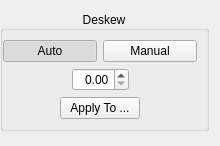
<?xml version="1.0" encoding="UTF-8"?>
<ui version="4.0">
 <class>deskew::OptionsWidget</class>
 <widget class="QWidget" name="deskew::OptionsWidget">
  <property name="geometry">
   <rect>
    <x>0</x>
    <y>0</y>
    <width>220</width>
    <height>146</height>
   </rect>
  </property>
  <property name="windowTitle">
   <string>Form</string>
  </property>
  <layout class="QVBoxLayout">
   <property name="leftMargin">
    <number>0</number>
   </property>
   <item>
    <widget class="CollapsibleGroupBox" name="deskewGroupBox">
     <property name="title">
      <string>Deskew</string>
     </property>
     <property name="alignment">
      <set>Qt::AlignCenter</set>
     </property>
     <layout class="QVBoxLayout" name="verticalLayout">
      <property name="leftMargin">
       <number>0</number>
      </property>
      <item>
       <layout class="QHBoxLayout">
        <item>
         <widget class="QPushButton" name="autoBtn">
          <property name="text">
           <string>Auto</string>
          </property>
          <property name="checkable">
           <bool>true</bool>
          </property>
          <property name="checked">
           <bool>true</bool>
          </property>
          <property name="autoExclusive">
           <bool>true</bool>
          </property>
         </widget>
        </item>
        <item>
         <widget class="QPushButton" name="manualBtn">
          <property name="text">
           <string>Manual</string>
          </property>
          <property name="checkable">
           <bool>true</bool>
          </property>
          <property name="autoExclusive">
           <bool>true</bool>
          </property>
         </widget>
        </item>
       </layout>
      </item>
      <item>
       <layout class="QHBoxLayout">
        <item>
         <spacer>
          <property name="orientation">
           <enum>Qt::Horizontal</enum>
          </property>
          <property name="sizeHint" stdset="0">
           <size>
            <width>1</width>
            <height>1</height>
           </size>
          </property>
         </spacer>
        </item>
        <item>
         <widget class="QDoubleSpinBox" name="angleSpinBox">
          <property name="alignment">
           <set>Qt::AlignRight|Qt::AlignTrailing|Qt::AlignVCenter</set>
          </property>
          <property name="singleStep">
           <double>0.010000000000000</double>
          </property>
         </widget>
        </item>
        <item>
         <spacer>
          <property name="orientation">
           <enum>Qt::Horizontal</enum>
          </property>
          <property name="sizeHint" stdset="0">
           <size>
            <width>1</width>
            <height>1</height>
           </size>
          </property>
         </spacer>
        </item>
       </layout>
      </item>
      <item>
       <layout class="QHBoxLayout" name="horizontalLayout">
        <item>
         <spacer name="horizontalSpacer_9">
          <property name="orientation">
           <enum>Qt::Horizontal</enum>
          </property>
          <property name="sizeHint" stdset="0">
           <size>
            <width>1</width>
            <height>1</height>
           </size>
          </property>
         </spacer>
        </item>
        <item>
         <widget class="QPushButton" name="applyDeskewBtn">
          <property name="text">
           <string>Apply To ...</string>
          </property>
         </widget>
        </item>
        <item>
         <spacer name="horizontalSpacer_10">
          <property name="orientation">
           <enum>Qt::Horizontal</enum>
          </property>
          <property name="sizeHint" stdset="0">
           <size>
            <width>1</width>
            <height>1</height>
           </size>
          </property>
         </spacer>
        </item>
       </layout>
      </item>
     </layout>
    </widget>
   </item>
   <item>
    <spacer>
     <property name="orientation">
      <enum>Qt::Vertical</enum>
     </property>
     <property name="sizeHint" stdset="0">
      <size>
       <width>1</width>
       <height>1</height>
      </size>
     </property>
    </spacer>
   </item>
  </layout>
 </widget>
 <customwidgets>
  <customwidget>
   <class>CollapsibleGroupBox</class>
   <extends>QGroupBox</extends>
   <header location="global">CollapsibleGroupBox.h</header>
   <container>1</container>
  </customwidget>
 </customwidgets>
 <resources/>
 <connections/>
</ui>
